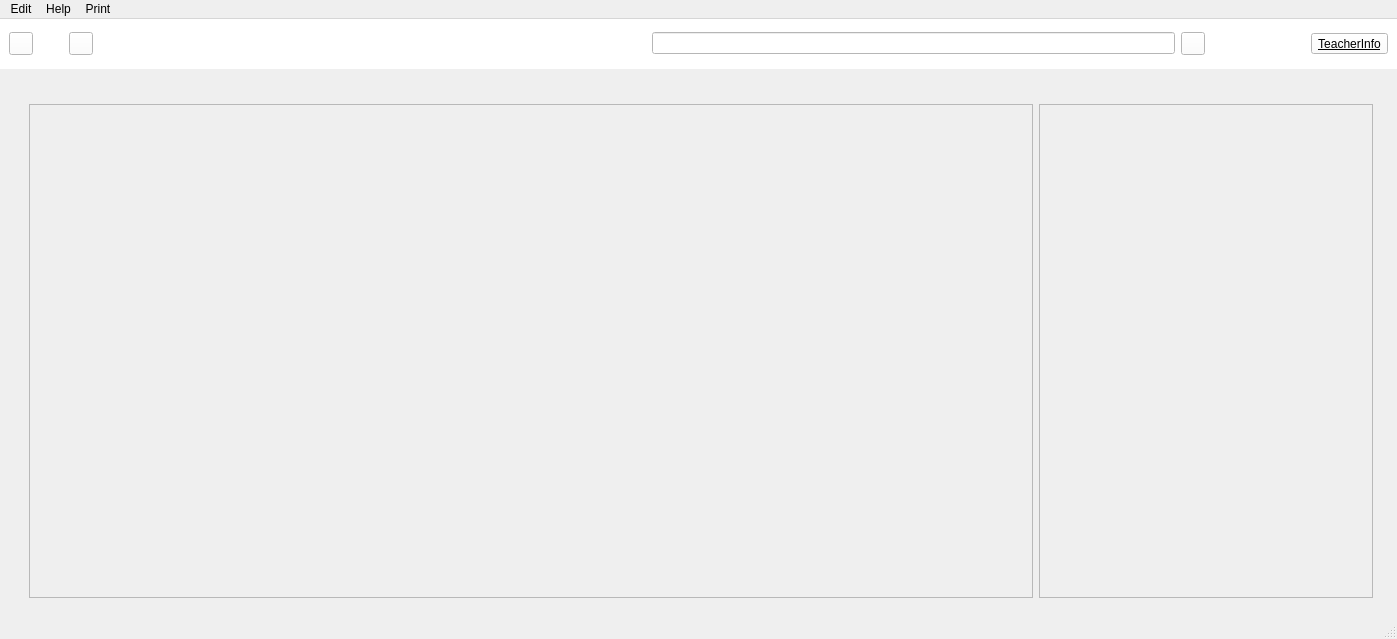
<?xml version="1.0" encoding="UTF-8"?>
<ui version="4.0">
 <class>MainWindow</class>
 <widget class="QMainWindow" name="MainWindow">
  <property name="geometry">
   <rect>
    <x>0</x>
    <y>0</y>
    <width>1397</width>
    <height>639</height>
   </rect>
  </property>
  <property name="windowTitle">
   <string>MainWindow</string>
  </property>
  <widget class="QWidget" name="centralwidget">
   <layout class="QGridLayout" name="gridLayout_2">
    <property name="leftMargin">
     <number>0</number>
    </property>
    <property name="topMargin">
     <number>0</number>
    </property>
    <property name="rightMargin">
     <number>0</number>
    </property>
    <property name="bottomMargin">
     <number>0</number>
    </property>
    <item row="0" column="0">
     <widget class="QWidget" name="widget" native="true">
      <property name="sizePolicy">
       <sizepolicy hsizetype="Expanding" vsizetype="Fixed">
        <horstretch>0</horstretch>
        <verstretch>0</verstretch>
       </sizepolicy>
      </property>
      <property name="minimumSize">
       <size>
        <width>0</width>
        <height>50</height>
       </size>
      </property>
      <property name="maximumSize">
       <size>
        <width>16777215</width>
        <height>50</height>
       </size>
      </property>
      <property name="styleSheet">
       <string notr="true">background-color:rgb(255, 255, 255)</string>
      </property>
      <layout class="QGridLayout" name="gridLayout">
       <property name="topMargin">
        <number>11</number>
       </property>
       <property name="bottomMargin">
        <number>11</number>
       </property>
       <item row="0" column="5">
        <spacer name="horizontalSpacer_3">
         <property name="orientation">
          <enum>Qt::Horizontal</enum>
         </property>
         <property name="sizeType">
          <enum>QSizePolicy::Fixed</enum>
         </property>
         <property name="sizeHint" stdset="0">
          <size>
           <width>100</width>
           <height>20</height>
          </size>
         </property>
        </spacer>
       </item>
       <item row="0" column="6">
        <widget class="QToolButton" name="toolButton_4">
         <property name="font">
          <font>
           <underline>true</underline>
          </font>
         </property>
         <property name="text">
          <string>TeacherInfo</string>
         </property>
        </widget>
       </item>
       <item row="0" column="2">
        <widget class="QToolButton" name="toolButton_2">
         <property name="styleSheet">
          <string notr="true">border-image: url(:/all/images/homeIcon.png)</string>
         </property>
         <property name="text">
          <string/>
         </property>
         <property name="popupMode">
          <enum>QToolButton::DelayedPopup</enum>
         </property>
        </widget>
       </item>
       <item row="0" column="4">
        <layout class="QHBoxLayout" name="horizontalLayout_2">
         <property name="leftMargin">
          <number>0</number>
         </property>
         <item>
          <widget class="QLineEdit" name="lineEdit_4"/>
         </item>
         <item>
          <widget class="QToolButton" name="toolButton_3">
           <property name="styleSheet">
            <string notr="true">border-image:url(:/all/images/searchIcon.png)</string>
           </property>
           <property name="text">
            <string/>
           </property>
          </widget>
         </item>
        </layout>
       </item>
       <item row="0" column="0">
        <widget class="QToolButton" name="toolButton">
         <property name="styleSheet">
          <string notr="true">border-image: url(:/all/images/backIcon.png);</string>
         </property>
         <property name="text">
          <string/>
         </property>
        </widget>
       </item>
       <item row="0" column="3">
        <spacer name="horizontalSpacer">
         <property name="orientation">
          <enum>Qt::Horizontal</enum>
         </property>
         <property name="sizeHint" stdset="0">
          <size>
           <width>438</width>
           <height>23</height>
          </size>
         </property>
        </spacer>
       </item>
       <item row="0" column="1">
        <spacer name="horizontalSpacer_2">
         <property name="orientation">
          <enum>Qt::Horizontal</enum>
         </property>
         <property name="sizeType">
          <enum>QSizePolicy::Fixed</enum>
         </property>
         <property name="sizeHint" stdset="0">
          <size>
           <width>30</width>
           <height>20</height>
          </size>
         </property>
        </spacer>
       </item>
      </layout>
     </widget>
    </item>
    <item row="1" column="0">
     <layout class="QHBoxLayout" name="horizontalLayout_3">
      <property name="leftMargin">
       <number>20</number>
      </property>
      <property name="topMargin">
       <number>20</number>
      </property>
      <property name="rightMargin">
       <number>15</number>
      </property>
      <property name="bottomMargin">
       <number>10</number>
      </property>
      <item>
       <widget class="QStackedWidget" name="stackedWidget">
        <property name="currentIndex">
         <number>6</number>
        </property>
        <widget class="QWidget" name="Module">
         <layout class="QHBoxLayout" name="horizontalLayout_4">
          <item>
           <widget class="QFrame" name="moduleFrame1">
            <property name="sizePolicy">
             <sizepolicy hsizetype="Preferred" vsizetype="Preferred">
              <horstretch>3</horstretch>
              <verstretch>0</verstretch>
             </sizepolicy>
            </property>
            <property name="frameShape">
             <enum>QFrame::StyledPanel</enum>
            </property>
            <property name="frameShadow">
             <enum>QFrame::Raised</enum>
            </property>
           </widget>
          </item>
          <item>
           <widget class="QFrame" name="moduleFrame2">
            <property name="sizePolicy">
             <sizepolicy hsizetype="Preferred" vsizetype="Preferred">
              <horstretch>1</horstretch>
              <verstretch>0</verstretch>
             </sizepolicy>
            </property>
            <property name="frameShape">
             <enum>QFrame::StyledPanel</enum>
            </property>
            <property name="frameShadow">
             <enum>QFrame::Raised</enum>
            </property>
           </widget>
          </item>
         </layout>
        </widget>
        <widget class="QWidget" name="Session">
         <layout class="QHBoxLayout" name="horizontalLayout_5">
          <item>
           <widget class="QFrame" name="sessionFrame1">
            <property name="sizePolicy">
             <sizepolicy hsizetype="Preferred" vsizetype="Preferred">
              <horstretch>3</horstretch>
              <verstretch>0</verstretch>
             </sizepolicy>
            </property>
            <property name="frameShape">
             <enum>QFrame::StyledPanel</enum>
            </property>
            <property name="frameShadow">
             <enum>QFrame::Raised</enum>
            </property>
           </widget>
          </item>
          <item>
           <widget class="QFrame" name="sessionFrame2">
            <property name="sizePolicy">
             <sizepolicy hsizetype="Preferred" vsizetype="Preferred">
              <horstretch>1</horstretch>
              <verstretch>0</verstretch>
             </sizepolicy>
            </property>
            <property name="frameShape">
             <enum>QFrame::StyledPanel</enum>
            </property>
            <property name="frameShadow">
             <enum>QFrame::Raised</enum>
            </property>
           </widget>
          </item>
         </layout>
        </widget>
        <widget class="QWidget" name="Recording">
         <layout class="QHBoxLayout" name="horizontalLayout_6">
          <item>
           <widget class="QFrame" name="recordingFrame">
            <property name="sizePolicy">
             <sizepolicy hsizetype="Preferred" vsizetype="Preferred">
              <horstretch>3</horstretch>
              <verstretch>0</verstretch>
             </sizepolicy>
            </property>
            <property name="frameShape">
             <enum>QFrame::StyledPanel</enum>
            </property>
            <property name="frameShadow">
             <enum>QFrame::Raised</enum>
            </property>
           </widget>
          </item>
         </layout>
        </widget>
        <widget class="QWidget" name="SearchResult">
         <layout class="QHBoxLayout" name="horizontalLayout_7">
          <item>
           <widget class="QFrame" name="resultFrame1">
            <property name="sizePolicy">
             <sizepolicy hsizetype="Preferred" vsizetype="Preferred">
              <horstretch>3</horstretch>
              <verstretch>0</verstretch>
             </sizepolicy>
            </property>
            <property name="frameShape">
             <enum>QFrame::StyledPanel</enum>
            </property>
            <property name="frameShadow">
             <enum>QFrame::Raised</enum>
            </property>
           </widget>
          </item>
          <item>
           <widget class="QFrame" name="resultFrame2">
            <property name="sizePolicy">
             <sizepolicy hsizetype="Preferred" vsizetype="Preferred">
              <horstretch>1</horstretch>
              <verstretch>0</verstretch>
             </sizepolicy>
            </property>
            <property name="frameShape">
             <enum>QFrame::StyledPanel</enum>
            </property>
            <property name="frameShadow">
             <enum>QFrame::Raised</enum>
            </property>
           </widget>
          </item>
         </layout>
        </widget>
        <widget class="QWidget" name="OneStudent">
         <layout class="QHBoxLayout" name="horizontalLayout_8">
          <item>
           <widget class="QFrame" name="oneStudentFrame1">
            <property name="sizePolicy">
             <sizepolicy hsizetype="Preferred" vsizetype="Preferred">
              <horstretch>3</horstretch>
              <verstretch>0</verstretch>
             </sizepolicy>
            </property>
            <property name="frameShape">
             <enum>QFrame::StyledPanel</enum>
            </property>
            <property name="frameShadow">
             <enum>QFrame::Raised</enum>
            </property>
           </widget>
          </item>
          <item>
           <widget class="QFrame" name="oneStudentFrame2">
            <property name="sizePolicy">
             <sizepolicy hsizetype="Preferred" vsizetype="Preferred">
              <horstretch>1</horstretch>
              <verstretch>0</verstretch>
             </sizepolicy>
            </property>
            <property name="frameShape">
             <enum>QFrame::StyledPanel</enum>
            </property>
            <property name="frameShadow">
             <enum>QFrame::Raised</enum>
            </property>
           </widget>
          </item>
         </layout>
        </widget>
        <widget class="QWidget" name="TeacherInfoPage">
         <layout class="QHBoxLayout" name="horizontalLayout">
          <item>
           <widget class="QFrame" name="teacherInfoFrame1">
            <property name="sizePolicy">
             <sizepolicy hsizetype="Preferred" vsizetype="Preferred">
              <horstretch>3</horstretch>
              <verstretch>0</verstretch>
             </sizepolicy>
            </property>
            <property name="frameShape">
             <enum>QFrame::StyledPanel</enum>
            </property>
            <property name="frameShadow">
             <enum>QFrame::Raised</enum>
            </property>
           </widget>
          </item>
          <item>
           <widget class="QFrame" name="teacherInfoFrame2">
            <property name="sizePolicy">
             <sizepolicy hsizetype="Preferred" vsizetype="Preferred">
              <horstretch>1</horstretch>
              <verstretch>0</verstretch>
             </sizepolicy>
            </property>
            <property name="frameShape">
             <enum>QFrame::StyledPanel</enum>
            </property>
            <property name="frameShadow">
             <enum>QFrame::Raised</enum>
            </property>
           </widget>
          </item>
         </layout>
        </widget>
        <widget class="QWidget" name="StudentRecordPage">
         <layout class="QHBoxLayout" name="horizontalLayout_9">
          <item>
           <widget class="QFrame" name="studentRecordFrame1">
            <property name="sizePolicy">
             <sizepolicy hsizetype="Preferred" vsizetype="Preferred">
              <horstretch>3</horstretch>
              <verstretch>0</verstretch>
             </sizepolicy>
            </property>
            <property name="frameShape">
             <enum>QFrame::StyledPanel</enum>
            </property>
            <property name="frameShadow">
             <enum>QFrame::Raised</enum>
            </property>
           </widget>
          </item>
          <item>
           <widget class="QFrame" name="studentRecordFrame2">
            <property name="sizePolicy">
             <sizepolicy hsizetype="Preferred" vsizetype="Preferred">
              <horstretch>1</horstretch>
              <verstretch>0</verstretch>
             </sizepolicy>
            </property>
            <property name="frameShape">
             <enum>QFrame::StyledPanel</enum>
            </property>
            <property name="frameShadow">
             <enum>QFrame::Raised</enum>
            </property>
           </widget>
          </item>
         </layout>
        </widget>
        <widget class="QWidget" name="RecordedSessionPage">
         <layout class="QHBoxLayout" name="horizontalLayout_10">
          <item>
           <widget class="QFrame" name="RecordedSessionFrame1">
            <property name="sizePolicy">
             <sizepolicy hsizetype="Preferred" vsizetype="Preferred">
              <horstretch>3</horstretch>
              <verstretch>0</verstretch>
             </sizepolicy>
            </property>
            <property name="frameShape">
             <enum>QFrame::StyledPanel</enum>
            </property>
            <property name="frameShadow">
             <enum>QFrame::Raised</enum>
            </property>
           </widget>
          </item>
          <item>
           <widget class="QFrame" name="RecordedSessionFrame2">
            <property name="sizePolicy">
             <sizepolicy hsizetype="Preferred" vsizetype="Preferred">
              <horstretch>1</horstretch>
              <verstretch>0</verstretch>
             </sizepolicy>
            </property>
            <property name="frameShape">
             <enum>QFrame::StyledPanel</enum>
            </property>
            <property name="frameShadow">
             <enum>QFrame::Raised</enum>
            </property>
           </widget>
          </item>
         </layout>
        </widget>
       </widget>
      </item>
     </layout>
    </item>
   </layout>
  </widget>
  <widget class="QStatusBar" name="statusbar"/>
  <widget class="QMenuBar" name="menuBar">
   <property name="geometry">
    <rect>
     <x>0</x>
     <y>0</y>
     <width>1397</width>
     <height>22</height>
    </rect>
   </property>
   <widget class="QMenu" name="menuFile">
    <property name="title">
     <string>Edit</string>
    </property>
    <addaction name="actionopen"/>
    <addaction name="separator"/>
    <addaction name="actionSettings"/>
   </widget>
   <widget class="QMenu" name="menuAbout">
    <property name="geometry">
     <rect>
      <x>355</x>
      <y>266</y>
      <width>126</width>
      <height>96</height>
     </rect>
    </property>
    <property name="title">
     <string>Help</string>
    </property>
    <addaction name="actionHelo"/>
    <addaction name="separator"/>
    <addaction name="actionAbout"/>
   </widget>
   <widget class="QMenu" name="menuPrint">
    <property name="title">
     <string>Print</string>
    </property>
    <addaction name="actionOpen"/>
    <addaction name="actionGuide"/>
   </widget>
   <addaction name="menuFile"/>
   <addaction name="menuAbout"/>
   <addaction name="menuPrint"/>
  </widget>
  <action name="actionEdit">
   <property name="text">
    <string>Edit</string>
   </property>
  </action>
  <action name="actionAbout_2">
   <property name="text">
    <string>About</string>
   </property>
  </action>
  <action name="actionHelo">
   <property name="text">
    <string>Help</string>
   </property>
  </action>
  <action name="actionAbout">
   <property name="text">
    <string>About</string>
   </property>
  </action>
  <action name="actionhui">
   <property name="text">
    <string>hui</string>
   </property>
  </action>
  <action name="actionopen">
   <property name="text">
    <string>Settings</string>
   </property>
  </action>
  <action name="actionSettings">
   <property name="text">
    <string>Open</string>
   </property>
  </action>
  <action name="actionOpen">
   <property name="text">
    <string>Open</string>
   </property>
  </action>
  <action name="actionGuide">
   <property name="text">
    <string>Guide</string>
   </property>
  </action>
 </widget>
 <resources>
  <include location="../images.qrc"/>
 </resources>
 <connections>
  <connection>
   <sender>toolButton</sender>
   <signal>clicked()</signal>
   <receiver>MainWindow</receiver>
   <slot>backTo()</slot>
   <hints>
    <hint type="sourcelabel">
     <x>27</x>
     <y>46</y>
    </hint>
    <hint type="destinationlabel">
     <x>-13</x>
     <y>49</y>
    </hint>
   </hints>
  </connection>
  <connection>
   <sender>toolButton_2</sender>
   <signal>clicked()</signal>
   <receiver>MainWindow</receiver>
   <slot>home()</slot>
   <hints>
    <hint type="sourcelabel">
     <x>96</x>
     <y>45</y>
    </hint>
    <hint type="destinationlabel">
     <x>-28</x>
     <y>33</y>
    </hint>
   </hints>
  </connection>
  <connection>
   <sender>toolButton_3</sender>
   <signal>clicked()</signal>
   <receiver>MainWindow</receiver>
   <slot>searchStudent()</slot>
   <hints>
    <hint type="sourcelabel">
     <x>675</x>
     <y>55</y>
    </hint>
    <hint type="destinationlabel">
     <x>557</x>
     <y>-26</y>
    </hint>
   </hints>
  </connection>
  <connection>
   <sender>toolButton_4</sender>
   <signal>clicked()</signal>
   <receiver>MainWindow</receiver>
   <slot>clickTeacherInfo()</slot>
   <hints>
    <hint type="sourcelabel">
     <x>1384</x>
     <y>56</y>
    </hint>
    <hint type="destinationlabel">
     <x>1064</x>
     <y>-58</y>
    </hint>
   </hints>
  </connection>
  <connection>
   <sender>actionOpen</sender>
   <signal>triggered()</signal>
   <receiver>MainWindow</receiver>
   <slot>printInfo()</slot>
   <hints>
    <hint type="sourcelabel">
     <x>-1</x>
     <y>-1</y>
    </hint>
    <hint type="destinationlabel">
     <x>184</x>
     <y>90</y>
    </hint>
   </hints>
  </connection>
 </connections>
 <slots>
  <slot>backTo()</slot>
  <slot>home()</slot>
  <slot>searchStudent()</slot>
  <slot>clickTeacherInfo()</slot>
  <slot>printInfo()</slot>
 </slots>
</ui>
